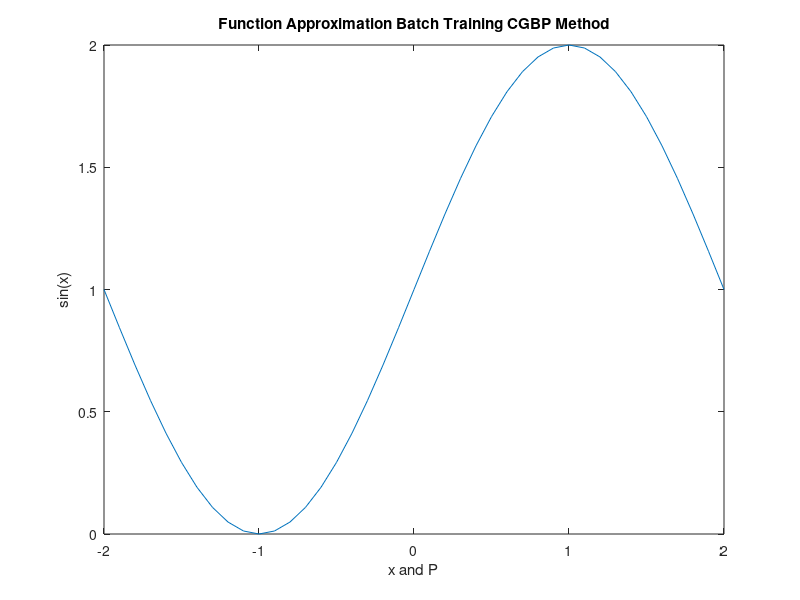

Source code (MATLAB): (Note: this script raises an error after producing the figure.)
%% Batch_Training_CGBP_Finction_Modeling
clear
clc

%% Main Function Plot
x = -2:0.1:2;
y = 1 + sin((pi/2).*x);
plot(x,y)
xlabel('x and P')
ylabel('sin(x)')
title('Function Approximation Batch Training CGBP Method')

%% Network 1-2-1
P = [-2:0.1:2]';
W1 = -0.5 + (0.5+0.5)*rand(2,1);
b1 = -0.5 + (0.5+0.5)*rand(2,1);
W2 = -0.5 + (0.5+0.5)*rand(1,2);
b2 = -0.5 + (0.5+0.5)*rand(1,1);
epsilon = 0.001;
tol = 0.01;

X0 = [W1(1,1);W1(2,1);b1(1,1);b1(2,1);W2(1,1);W2(1,2);b2];
X = X0;
t = (1 + sin((pi/2).*P))';
taw = 0.618;

for kk = 1:4200
    
for ii = 1:size(P,1)
    
    n1 = [X(1,1);X(2,1)] * P(ii,1) + [X(3,1);X(4,1)];
    a1 = logsig(n1);
    n2 = [X(5,1) X(6,1)] * a1 + X(7,1);
    a2 = purelin(n2);
    e(1,ii) = t(1,ii)-a2;
    Fdot2 = 1;
    s2 = -2 * Fdot2 * e(1,ii);
    Fdot1 = zeros(size(n1,1),size(n1,1));
    
    for jj = 1:2
        
        Fdot1(jj,jj) = (1-a1(jj,1)) * a1(jj,1);
        
    end
    
    s1 = Fdot1 * ([X(5,1) X(6,1)])' * s2;
    
    g1_W = s1*(P(ii,1))';
    g11_W(1,ii) = g1_W(1,1);
    g12_W(1,ii) = g1_W(2,1);
    g1_b = s1;
    g11_b(1,ii) = g1_b(1,1);
    g12_b(1,ii) = g1_b(2,1);
    
    g2_W = s2*(a1)';
    g21_W(ii,1) = g2_W(1,1);
    g22_W(ii,1) = g2_W(1,2);
    g2_b(1,ii) = s2;
    
    A2_Prime(1,ii) = a2;
    
end

g1_total_W = [sum(g11_W);sum(g12_W)];
g1_total_b = [sum(g11_b);sum(g12_b)];

g2_total_W = [sum(g21_W) sum(g22_W)];
g2_total_b = sum(g2_b);

Fx(1,kk) = e*(e)';

if kk==1
    
    g0 = [g1_total_W(1,1);g1_total_W(2,1);g1_total_b(1,1);g1_total_b(2,1);g2_total_W(1,1);g2_total_W(1,2);g2_total_b];
    p0 = -g0;
    
    Fprimex(1,1) = Fx(1,kk);
    for jj = 1:40
        
        Xprime = X0;
        Xprime = Xprime + jj*epsilon*p0;
        for ii = 1:size(P,1)
            
            n1 = [Xprime(1,1);Xprime(2,1)] * P(ii,1) + [Xprime(3,1);Xprime(4,1)];
            a1 = logsig(n1);
            n2 = [Xprime(5,1) Xprime(6,1)] * a1 + Xprime(7,1);
            a2 = purelin(n2);
            e(1,ii) = t(1,ii)-a2;
            
        end
        
        Fprimex(1,jj+1) = e*(e)';
    end
    
    for ll = 1:(size(Fprimex,2)-2)
        
        if Fprimex(1,ll)>Fprimex(1,ll+1) && Fprimex(1,ll+2)>Fprimex(1,ll+1)
            u = ll;
            break;
        end
    end
    
    a = u*epsilon;
    b = (u+2)*epsilon;
    c = a + (1-taw)*(b-a);
    d = b - (1-taw)*(b-a);
    while (b-a)>tol
        
        Xprime = X0;
        Xprime = Xprime + c*p0;
        for ii = 1:size(P,1)
            
            n1 = [Xprime(1,1);Xprime(2,1)] * P(ii,1) + [Xprime(3,1);Xprime(4,1)];
            a1 = logsig(n1);
            n2 = [Xprime(5,1) Xprime(6,1)] * a1 + Xprime(7,1);
            a2 = purelin(n2);
            e(1,ii) = t(1,ii)-a2;
            
        end
        
        Fc = e*(e)';
        
        Xprime = X0;
        Xprime = Xprime + d*p0;
        for ii = 1:size(P,1)
            
            n1 = [Xprime(1,1);Xprime(2,1)] * P(ii,1) + [Xprime(3,1);Xprime(4,1)];
            a1 = logsig(n1);
            n2 = [Xprime(5,1) Xprime(6,1)] * a1 + Xprime(7,1);
            a2 = purelin(n2);
            e(1,ii) = t(1,ii)-a2;
            
        end
        
        Fd = e*(e)';
        
        if Fc < Fd
            
            a = a;
            b = d;
            d = c;
            c = a + (1-taw)*(b-a);
        else
            
            a = c;
            b = b;
            c = d;
            d = b - (1-taw)*(b-a);
            
        end
        
    end
    
    alpha = b;
    
    X = X0;
    X = X+alpha*p0;
    p = p0;
    g_previous = g0'*g0;
end





if kk>=2
    
    g = [g1_total_W(1,1);g1_total_W(2,1);g1_total_b(1,1);g1_total_b(2,1);g2_total_W(1,1);g2_total_W(1,2);g2_total_b];
    if kk<=7
        
        beta = (g'*g)/(g_previous);
        p = -g + beta*p;
        
    else
        p = -g;
    end
    
    Fprimex(1,1) = Fx(1,kk);
    for jj = 1:40
        
        Xprime = X;
        Xprime = Xprime + jj*epsilon*p;
        for ii = 1:size(P,1)
            
            n1 = [Xprime(1,1);Xprime(2,1)] * P(ii,1) + [Xprime(3,1);Xprime(4,1)];
            a1 = logsig(n1);
            n2 = [Xprime(5,1) Xprime(6,1)] * a1 + Xprime(7,1);
            a2 = purelin(n2);
            e(1,ii) = t(1,ii)-a2;
            
        end
        
        Fprimex(1,jj+1) = e*(e)';
    end
    
    for ll = 1:(size(Fprimex,2)-2)
        
        if Fprimex(1,ll)>Fprimex(1,ll+1) && Fprimex(1,ll+2)>Fprimex(1,ll+1)
            u = ll;
            break;
        end
    end
    
    a = u*epsilon;
    b = (u+2)*epsilon;
    c = a + (1-taw)*(b-a);
    d = b - (1-taw)*(b-a);
    while (b-a)>tol
        
        Xprime = X;
        Xprime = Xprime + c*p;
        for ii = 1:size(P,1)
            
            n1 = [Xprime(1,1);Xprime(2,1)] * P(ii,1) + [Xprime(3,1);Xprime(4,1)];
            a1 = logsig(n1);
            n2 = [Xprime(5,1) Xprime(6,1)] * a1 + Xprime(7,1);
            a2 = purelin(n2);
            e(1,ii) = t(1,ii)-a2;
            
        end
        
        Fc = e*(e)';
        
        Xprime = X;
        Xprime = Xprime + d*p;
        for ii = 1:size(P,1)
            
            n1 = [Xprime(1,1);Xprime(2,1)] * P(ii,1) + [Xprime(3,1);Xprime(4,1)];
            a1 = logsig(n1);
            n2 = [Xprime(5,1) Xprime(6,1)] * a1 + Xprime(7,1);
            a2 = purelin(n2);
            e(1,ii) = t(1,ii)-a2;
            
        end
        
        Fd = e*(e)';
        
        if Fc < Fd
            
            a = a;
            b = d;
            d = c;
            c = a + (1-taw)*(b-a);
        else
            
            a = c;
            b = b;
            c = d;
            d = b - (1-taw)*(b-a);
            
        end
        
    end
    
    alpha = b;
    X = X + alpha*p;
    g_previous = g'*g;
end



 
end

 %% The Value Of Final Weights and Biases
fprintf('The First Layer Weight Matrix Of 1-2-1 Network Converges to\n')
disp([X(1,1);X(2,1)])
fprintf('The First Layer Bias Matrix Of 1-2-1 Network Converges to\n')
disp([X(3,1);X(4,1)])
fprintf('The Second Layer Weight Matrix Of 1-2-1 Network Converges to\n')
disp([X(5,1) X(6,1)])
fprintf('The Second Layer Bias Matrix Of 1-2-1 Network Converges to\n')
disp(X(7,1))

 %% Plots Of Networks Output
  hold on
  plot(P,A2_Prime)
  legend('Main Function','1-2-1 Network','Location','northwest')